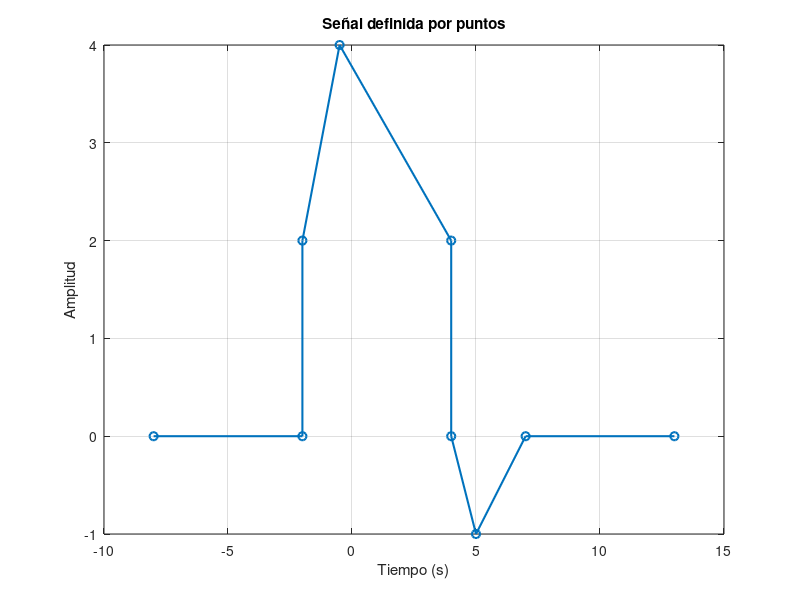

Here is the MATLAB script that generated this plot:
% Puntos de la señal
t = [-8  -2   -2   -0.5   4    4    5   7   13];
y = [ 0    0    2     4    2    0   -1   0    0];

% Graficar la señal con líneas que conectan los puntos
figure;
plot(t, y, '-o', 'LineWidth', 1.5);
xlabel('Tiempo (s)');
ylabel('Amplitud');
title('Señal definida por puntos');
grid on;
